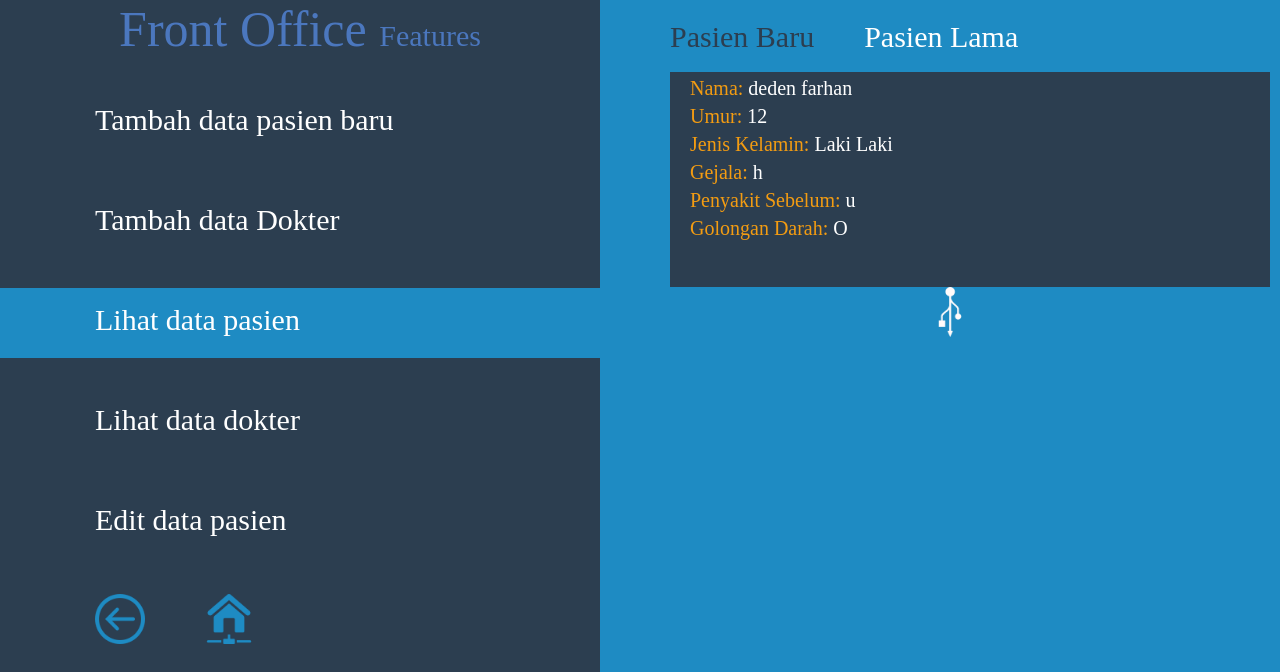
/p/lihatdata.php (signed in), run on the app's committed database.
### tables this page shows
CREATE TABLE IF NOT EXISTS `databaru` (
  `id` int(11) NOT NULL AUTO_INCREMENT,
  `username` varchar(50) NOT NULL,
  `nama` varchar(100) NOT NULL,
  `umur` int(50) NOT NULL,
  `jeniskelamin` varchar(50) NOT NULL,
  `gejala` text NOT NULL,
  `penyakitsebelum` text NOT NULL,
  `golongandarah` varchar(2) NOT NULL,
  `type` varchar(50) NOT NULL,
  PRIMARY KEY (`id`)
);

### p/lihatdata.php (the view, shortened to what this page needs)
<html>
<head>
	<link rel="stylesheet" type="text/css" href="../style.css">
</head>
<body id='fitur'>
	<div id='menukiri'>
		<center><font class='b' style='color:#4B77BE;'> Front Office <font class='k' style='color:#4B77BE;'>Features</font> </font></center>
		<a href='pasienbaru.php'>
		<div class='menukiri1'>
			<font class='k' style='margin-left:95px;margin-top:15px;display:inline-block;'>Tambah data pasien baru</font>
		</div>
		</a>
		<a href='dokter.php'><div class='menukiri1'>
			<font class='k' style='margin-left:95px;margin-top:15px;display:inline-block;'>Tambah data Dokter</font>
		</div>
		</a>
		<a href='lihatdata.php'>
		<div class='menukiri1-active'>
			<font class='k' style='margin-left:95px;margin-top:15px;display:inline-block;'>Lihat data pasien</font>
		</div>
		</a>
		<a href='lihatdokter.php'>
		<div class='menukiri1'>
			<font class='k' style='margin-left:95px;margin-top:15px;display:inline-block;'>Lihat data dokter</font>
		</div>
		</a>
		<a href='editdata.php'>
		<div class='menukiri1'>
			<font class='k' style='margin-left:95px;margin-top:15px;display:inline-block;'>Edit data pasien</font>
		</div>
		</a>
		<br><br>
		<a href="javascript:history.back()"><img src='../img/back.png' height='50' style='margin-left:95px;'></a>
		<a href="frontoffice.php"><img src='../img/home.png' height='50' style='margin-left:55px;'></a>
	</div>
	<div id='kanan'>
		<a href='lihatbaru.php'><font class='k' style='color:#2C3E50;margin-top:20px;margin-left:20px;display:inline-block;'>Pasien Baru</font></a><a href='lihatlama.php'><font class='k' style='color:white;margin-top:20px;margin-left:50px;display:inline-block;'>Pasien Lama</font></a><br>
		<br>
<?php
$query1="select * from databaru where type='baru'";
$result=mysql_query($query1) or die(mysql_error());
while($rows=mysql_fetch_object($result)){
      ?>
		<div class='lihat'>
			<font class='sk' style='margin-left:20px;margin-top:5px;display:inline-block;color:#f39c12;'>Nama: <font class='sk'><?php echo $rows -> nama; ?></font></font><br>
			<font class='sk' style='margin-left:20px;margin-top:5px;display:inline-block;color:#f39c12;'>Umur: <font class='sk'><?php echo $rows -> umur; ?></font></font><br>
			<font class='sk' style='margin-left:20px;margin-top:5px;display:inline-block;color:#f39c12;'>Jenis Kelamin: <font class='sk'><?php echo $rows -> jeniskelamin; ?></font></font><br>
			<font class='sk' style='margin-left:20px;margin-top:5px;display:inline-block;color:#f39c12;'>Gejala: <font class='sk'><?php echo $rows -> gejala; ?></font></font><br>
			<font class='sk' style='margin-left:20px;margin-top:5px;display:inline-block;color:#f39c12;'>Penyakit Sebelum: <font class='sk'><?php echo $rows -> penyakitsebelum; ?></font></font><br>
			<font class='sk' style='margin-left:20px;margin-top:5px;display:inline-block;color:#f39c12;'>Golongan Darah: <font class='sk'><?php echo $rows -> golongandarah; ?></font></font><br>
		</div>
		<center><img src='../img/plug.png' height='50' style='margin:0;'></center>
		<?php
	}
	?>
	</div>
</body>
</html>

### style.css (style rules this page uses)
body { margin: 0; background: #0A5BC4; font-family: 'Century Gothic'; }
#fitur { background:#1E8BC3; }
a { color:white; text-decoration: none; }
font { color:white; font-family: 'Century Gothic'; }
font.sk { font-size: 20px; }
font.k { font-size: 30px; }
font.b { font-size: 50px; }
#menukiri { width: 600px; height: 100%; background:#2C3E50; float: left; position: fixed; }
.menukiri1 { width:100%; height: 70px; margin-top: 30px; }
.menukiri1-active { width:100%; height: 70px; background-color:#1E8BC3; margin-top: 30px; }
#kanan { width:600px; height:100%; background:#1E8BC3; margin-left:650px; }
.lihat { width:600px; height: auto; margin-left:20px; background:#2C3E50; }

### data on the page
databaru: nama "deden farhan", umur "12", jeniskelamin "Laki Laki", gejala "h", penyakitsebelum "u", golongandarah "O"
